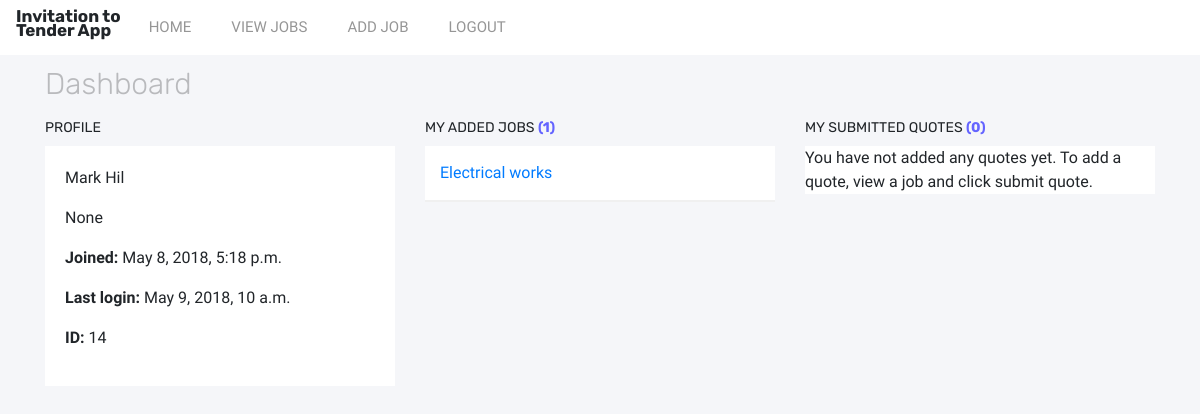
Page / (signed in) on the committed database.
### prototype/models.py (models this page shows, shortened)
class CustomUser(AbstractUser):
    name = models.CharField(blank=True, max_length=255)
    first_name = models.CharField(max_length=100, blank=True)
    second_name = models.CharField(max_length=100, blank=True)
    company = models.ForeignKey('Company', on_delete=models.SET_NULL, null=True)

class Job(models.Model):
    name = models.CharField(max_length=200, help_text="Enter a job name")
    description = models.TextField(max_length=750, help_text="Enter job description", null=True, blank=True)
    value = models.IntegerField(null=True, blank=True, help_text="Enter job value")
    company = models.ForeignKey('Company', on_delete=models.SET_NULL, null=True)
    added = models.DateTimeField(auto_now_add=True)
    region = models.ForeignKey('Region', on_delete=models.SET_NULL, null=True)
    added_by = models.ForeignKey(settings.AUTH_USER_MODEL, on_delete=models.CASCADE, null=True)
    def get_absolute_url(self):
        return reverse('job_detail', args=[str(self.id)])

### prototype/views.py (the view)
# urls.py: path('', views.Dashboard.as_view(), name='index'),
class Dashboard(generic.DetailView):
    template_name = 'index.html'
    def get(self, request, *args, **kwargs):
        user = self.request.user
        job_list = Job.objects.filter(added_by__exact=user.id)
        quotes = Quote.objects.filter(quote_added_by__exact=user.id)
        return render(request, self.template_name, {'job_list': job_list, 'user': user, 'quotes': quotes})

### prototype/templates/index.html (shortened to what this page needs)
{% extends 'base.html' %}
{% block content %}
{% if user.is_authenticated %}
<div class="row">
  <div class="col">
    <h1 class="page-title">Dashboard</h1>
  </div>
</div>
<div class="row">
  <div class="col-4">
    <h3 class="panel-title">Profile</h3>
    <div class="dashboard-panel-light">
      <p>{{user.first_name}} {{user.second_name}}</p>
      <p>{{user.company}}</p>
      <p><strong>Joined:</strong> {{user.date_joined}}</p>
      <p><strong>Last login:</strong> {{user.last_login}}</p>
      <p><strong>ID:</strong> {{user.id}}</p>
    </div>
  </div>
  <div class="col-4">
    <h3 class="panel-title">My added jobs <span class="db-counter">({{job_list|length}})</span></h3>
    <div class="dashboard-panel-rows">
      {% if job_list %}
        {% for j in job_list %}
          <a href="{{ j.get_absolute_url }}">
            <div class="panel-row">
              {{j.name}}
            </div>
          </a>
        {% endfor %}
      {% else %}
        <div class="empty-list">
          <p>You have not added any jobs yet. Click <a href="{% url 'add_job' %}">add job</a> to add a new job.</p>
        </div>
      {% endif %}
    </div>
  </div>
  <div class="col-4">
    <h3 class="panel-title">My submitted quotes <span class="db-counter">({{quotes|length}})</span></h3>
    <div class="dashboard-panel-rows">
      {% if quotes %}
        {% for q in quotes %}
          <div class="panel-row">
            {{q.job_id}}, {{q.value}}, {{q.job_name}}
          </div>
        {% endfor %}
      {% else %}
        <div class="empty-list">
          <p>You have not added any quotes yet. To add a quote, view a job and click submit quote.</p>
        </div>
      {% endif %}
    </div>
  </div>
</div>
{% endif %}
{% endblock %}

### prototype/static/css/base.css (style rules this page uses)
h1, h2, h3, h4, h5, h6 { font-family: 'Rubik'; }
p, a, ul, li { font-family: 'Libre Franklin'; }
body { background-color: rgb(245,246,249); }
h1.page-title { color: rgb(185,186,189); font-weight: 300; font-size: 30px; }
.db-counter { font-weight: 700; color: rgb(100,100,255); }
h3.panel-title { font-size: 14px; font-weight: 400; text-transform: uppercase; margin: 10px 0px; }
div.dashboard-panel-light { background-color: rgb(255,255,255); padding: 20px; }
div.dashboard-panel-rows { background-color: rgb(255,255,255); }
.panel-row { padding: 15px 15px; border-bottom: solid 2px rgb(240,240,240); transition: background-color .25s; }

### rows in the picture
CustomUser: first_name "Mark", second_name "Hil", company "None", date_joined "May 8, 2018, 5:18 p.m.", last_login "May 9, 2018, 10 a.m.", id "14"
Job: name "Electrical works"

### other values in the picture
{{ job_list|length }} "1"
{{ quotes|length }} "0"
